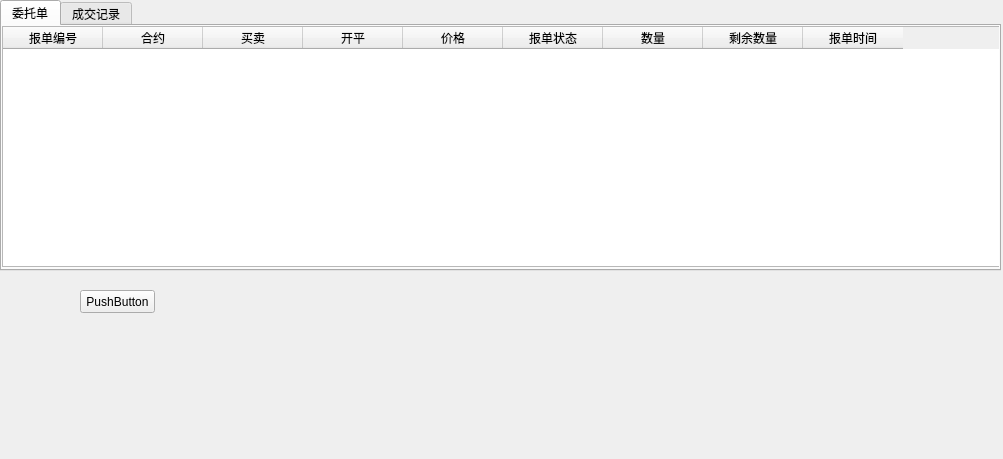
<?xml version="1.0" encoding="UTF-8"?>
<ui version="4.0">
 <class>TradeOrder</class>
 <widget class="QWidget" name="TradeOrder">
  <property name="geometry">
   <rect>
    <x>0</x>
    <y>0</y>
    <width>1003</width>
    <height>459</height>
   </rect>
  </property>
  <property name="windowTitle">
   <string>Form</string>
  </property>
  <widget class="QWidget" name="gridLayoutWidget">
   <property name="geometry">
    <rect>
     <x>0</x>
     <y>0</y>
     <width>1001</width>
     <height>271</height>
    </rect>
   </property>
   <layout class="QGridLayout" name="gridLayout">
    <item row="0" column="0">
     <widget class="QTabWidget" name="tabWidget">
      <property name="currentIndex">
       <number>0</number>
      </property>
      <widget class="QWidget" name="OrderTab">
       <attribute name="title">
        <string>委托单</string>
       </attribute>
       <widget class="QTableWidget" name="OrderTable">
        <property name="geometry">
         <rect>
          <x>0</x>
          <y>0</y>
          <width>1001</width>
          <height>241</height>
         </rect>
        </property>
        <property name="focusPolicy">
         <enum>Qt::NoFocus</enum>
        </property>
        <property name="editTriggers">
         <set>QAbstractItemView::NoEditTriggers</set>
        </property>
        <property name="defaultDropAction">
         <enum>Qt::IgnoreAction</enum>
        </property>
        <property name="selectionMode">
         <enum>QAbstractItemView::SingleSelection</enum>
        </property>
        <property name="selectionBehavior">
         <enum>QAbstractItemView::SelectRows</enum>
        </property>
        <property name="columnCount">
         <number>9</number>
        </property>
        <column>
         <property name="text">
          <string>报单编号</string>
         </property>
        </column>
        <column>
         <property name="text">
          <string>合约</string>
         </property>
        </column>
        <column>
         <property name="text">
          <string>买卖</string>
         </property>
        </column>
        <column>
         <property name="text">
          <string>开平</string>
         </property>
        </column>
        <column>
         <property name="text">
          <string>价格</string>
         </property>
        </column>
        <column>
         <property name="text">
          <string>报单状态</string>
         </property>
        </column>
        <column>
         <property name="text">
          <string>数量</string>
         </property>
        </column>
        <column>
         <property name="text">
          <string>剩余数量</string>
         </property>
        </column>
        <column>
         <property name="text">
          <string>报单时间</string>
         </property>
        </column>
       </widget>
      </widget>
      <widget class="QWidget" name="TradeTab">
       <attribute name="title">
        <string>成交记录</string>
       </attribute>
       <widget class="QTableWidget" name="TradeTable">
        <property name="enabled">
         <bool>true</bool>
        </property>
        <property name="geometry">
         <rect>
          <x>0</x>
          <y>0</y>
          <width>991</width>
          <height>241</height>
         </rect>
        </property>
        <property name="focusPolicy">
         <enum>Qt::NoFocus</enum>
        </property>
        <property name="editTriggers">
         <set>QAbstractItemView::NoEditTriggers</set>
        </property>
        <property name="selectionMode">
         <enum>QAbstractItemView::NoSelection</enum>
        </property>
        <column>
         <property name="text">
          <string>成交编号</string>
         </property>
        </column>
        <column>
         <property name="text">
          <string>合约</string>
         </property>
        </column>
        <column>
         <property name="text">
          <string>买卖</string>
         </property>
        </column>
        <column>
         <property name="text">
          <string>开平</string>
         </property>
        </column>
        <column>
         <property name="text">
          <string>成交价格</string>
         </property>
        </column>
        <column>
         <property name="text">
          <string>成交数量</string>
         </property>
        </column>
        <column>
         <property name="text">
          <string>成交时间</string>
         </property>
        </column>
        <column>
         <property name="text">
          <string>交易所</string>
         </property>
        </column>
       </widget>
      </widget>
     </widget>
    </item>
   </layout>
  </widget>
  <widget class="QPushButton" name="pushButton">
   <property name="geometry">
    <rect>
     <x>80</x>
     <y>290</y>
     <width>75</width>
     <height>23</height>
    </rect>
   </property>
   <property name="text">
    <string>PushButton</string>
   </property>
  </widget>
 </widget>
 <tabstops>
  <tabstop>tabWidget</tabstop>
 </tabstops>
 <resources/>
 <connections/>
</ui>
